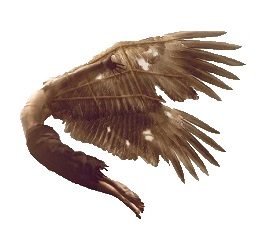
#> input picture npr/input.jpg, 267 x 237 px
$ python transformation.py
#> lines starting #> are read from the running program, lines starting #| are printed output that depends on the picture
#-*- coding:utf-8 -*-
import numpy as np
#from Utility import *
from skimage import io
from skimage.transform import rotate
from skimage.transform import rescale
import matplotlib.pyplot as plt
'''
先读了一张图片，当做一个segment来测试
'''
im=io.imread('input.jpg')
#> im is the input picture: shape (237, 267, 3); mean R, G, B 206.2, 195.4, 189.4
height=im.shape[0]
#> height = 237
width=im.shape[1]
#> width = 267
out=np.ndarray(shape=5)
i=0
for row in range(height):
    for col in range(width):
        pix=np.ndarray(shape=5, dtype = int)
        pix[0:3]=im[row][col]
        pix[3:5]=[col,row]
        if not(pix[0]>=245 and pix[1]>=245 and pix[2]>=245):
            i=i+1
            if i==1:
                out={(col,row):pix[0:3]}
            else:
                out[(col,row)]=pix[0:3]
#> after the loop, i = 22560

def findscale(out):
    i=len(out)
    xmax=0
    ymax=0
    xmin=999999999
    ymin=999999999
    for k in out:
        if k[0]>xmax :
            xmax=k[0]
        if k[0]<xmin :
            xmin=k[0]
        if k[1]>ymax :
            ymax=k[1]
        if k[1]<ymin :
            ymin=k[1]
    height=ymax-ymin+1
    width=xmax-xmin+1
    height=int(height)
    width=int(width)
    return height,width,xmin,ymin
'''
print 功能：
输入out是像素点（5维）的list
如果canvas=None, 就用最小的框框定并显示所有像素点
如果canvas=[x,y],就会在[x,y]的范围内显示所有像素点。注意：像素点不能超出x,y的范围，否则会报错。None则没有这个问题
'''
def segprint(out,canvas=None):
    z=0
    if canvas is None:
        height,width,xmin,ymin=findscale(out)
    else:
        height=canvas[0]
        width=canvas[1]
    height=int(height)
    width=int(width)
    result=np.empty((height,width,3))
    row =0
    col =0
    for row in range(height):
        for col in range(width):
            result[row][col][0]=255#这三个是画布底色，可调
            result[row][col][1]=0
            result[row][col][2]=255
    for k in out:
        if canvas==None:
            x=k[0]-xmin
            y=k[1]-ymin
        else:
            x=k[0]
            y=k[1]
        result[y][x]=[out[k][0],out[k][1],out[k][2]]
    result=np.uint8(result)
    plt.imshow(result)
    plt.show()
'''
输入out是像素点（5维）的list
shift就是平移，x是向x轴正方形移动的像素格数，y是向y轴正方向，某一方向不移就写0。注意：移动时小心移出canvas范围
'''
def shift(out,x,y):
    i=0
    for k in out:
        i=i+1
        col=k[0]+x
        row=k[1]+y
        pix=out[k]
        if i==1:
            rout={(col,row):pix}
        else:
            rout[(col,row)]=pix
    return rout
'''
输入out是像素点（5维）的list
degree 是逆时针转动角度
centre不写时默认为几何中心，写的话就是centre=(x,y)，centre就是转动中心。同样注意不要转出画布范围
'''
def rotation(out,degree,centre=None):
    z=0
    height,width,xmin,ymin=findscale(out)
    result=np.empty((height,width,3))
    for row in range(height):
        for col in range(width):
            result[row][col][0]=255
            result[row][col][1]=255
            result[row][col][2]=255

    z =0

    for key in out:
        x=key[0]-xmin
        y=key[1]-ymin
        result[y][x]=[out[key][0],out[key][1],out[key][2]]
    result=np.uint8(result)
    if centre==None:
        result=rotate(result,degree,order=4,resize=True)
    else:
        result=rotate(result,degree,center=centre,order=4,resize=True)
    result=result*255
    result=np.uint8(result)
    rout=np.ndarray(shape=5)
    i=0
    height=result.shape[0]
    width=result.shape[1]
    for row in range(height):
        for col in range(width):
            pix=np.ndarray(shape=5, dtype = int)
            pix[0:3]=result[row][col]
            pix[3:5]=[col,row]
            if not((pix[0]>=250 and pix[1]>=250 and pix[2]>=250)or(pix[0]<=5 and pix[1]<=5 and pix[1]<=5)):
                i=i+1
                if i==1:
                    rout={(col,row):pix[0:3]}
                else:
                    rout[(col,row)]=pix[0:3]

    return rout
'''
输入out是像素点（5维）的list
n是缩放比率，比如0.8，比如1.3
缩放以几何中心为基准
'''

# [46 lines left out: function rescaling, not called in this run]


if __name__=="__main__":
    segprint(out,canvas=[500,500])
#> the loop in segprint, `for k in out:` made 22560 passes
#> (x, y) on passes 1 to 12: (181, 30), (182, 30), (183, 30), (184, 30), (185, 30), (186, 30), (187, 30), (188, 30), (189, 30), (190, 30), (191, 30), (192, 30)
#> x on pass 100: 174
#> after the loop in segprint, `for k in out:`:
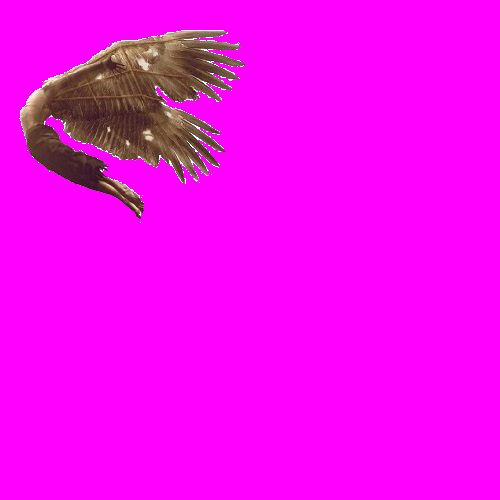
#> result: shape (500, 500, 3) float64; mean of channels 0, 1, 2 242.7, 7.9, 238.5; drawn as R, G, B
    a=rotation(out,60)
#> the loop in findscale, `for k in out:` made 22560 passes
#> (xmax, xmin, ymin) on pass 1: (181, 181, 30)
#> (k, xmax) on passes 2 to 7: ((182, 30), 182), ((183, 30), 183), ((184, 30), 184), ((185, 30), 185), ((186, 30), 186), ((187, 30), 187)
#> after the loop in findscale, `for k in out:`: xmax = 245; xmin = 19; ymax = 222; ymin = 30
#> in findscale, `height=ymax-ymin+1`: height = 193
#> in findscale, `width=xmax-xmin+1`: width = 227
#> in rotation, `height,width,xmin,ymin=findscale(out)`: height = 193; width = 227; xmin = 19; ymin = 30
#> after the loop in rotation, `for row in range(height):`: result: shape (193, 227, 3) float64; every value is 255
#> the loop in rotation, `for key in out:` made 22560 passes
#> (key, x, y) on passes 1 to 3: ((181, 30), 162, 0), ((182, 30), 163, 0), ((183, 30), 164, 0)
#> after the loop in rotation, `for key in out:`:
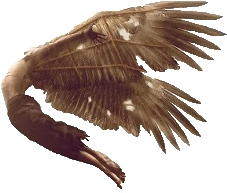
#> result: shape (193, 227, 3) float64; mean of channels 0, 1, 2 184.7, 169, 160.7; drawn as R, G, B
#> in rotation, `result=rotate(result,degree,order=4,resize=True)`:
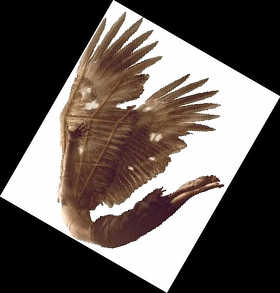
#> result: shape (293, 280, 3) float64; mean of channels 0, 1, 2 0.386, 0.353, 0.336; drawn as R, G, B
#> after the loop in rotation, `for row in range(height):`: i = 24750
#> a = 24750 items
    a=shift(a,100,100)
#> the loop in shift, `for k in out:` made 24750 passes
#> (k, col, row) on pass 1: ((110, 0), 210, 100)
#> (k, col, row, pix) on passes 2 to 7: ((112, 0), 212, 100, [29, 29, 29]), ((114, 0), 214, 100, [131, 131, 131]), ((118, 0), 218, 100, [10, 10, 10]), ((112, 1), 212, 101, [160, 160, 160]), ((115, 1), 215, 101, [231, 231, 231]), ((116, 1), 216, 101, [86, 86, 86])
    segprint(a,canvas=[500,500])
#> the loop in segprint (call 2), `for k in out:` made 24750 passes
#> k on passes 1 to 3: (210, 100), (212, 100), (214, 100)
#> after the loop in segprint (call 2), `for k in out:`:
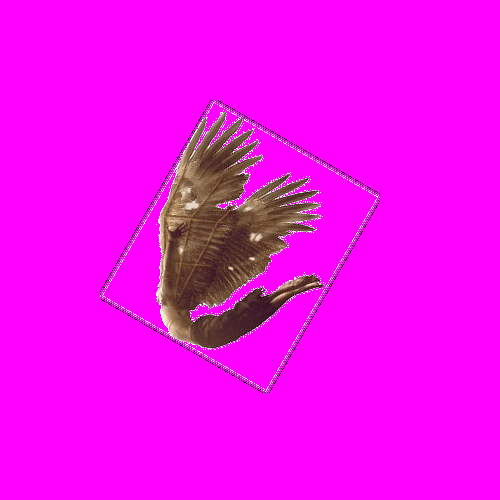
#> result: shape (500, 500, 3) float64; mean of channels 0, 1, 2 241.7, 9.2, 237.5; drawn as R, G, B

$ run again, with npr/ball.jpg copied over npr/input.jpg
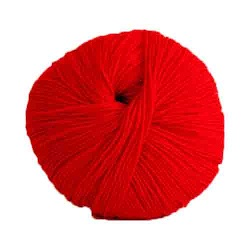
#> input picture npr/ball.jpg, 250 x 250 px
#> im is the input picture: shape (250, 250, 3); mean R, G, B 227.9, 135.1, 136.8
#> after the loop `for row in range(height):`: i = 31004
#> the loop in segprint, `for k in out:` made 31004 passes
#> (x, y) on passes 1 to 8: (128, 24), (129, 24), (130, 24), (145, 24), (148, 24), (149, 24), (128, 25), (129, 25)
#> the loop in findscale, `for k in out:` made 31004 passes
#> (xmax, xmin, ymax, ymin) on pass 1: (128, 128, 24, 24)
#> after the loop in findscale, `for k in out:`: xmax = 227; xmin = 24; ymax = 223; ymin = 24
#> in findscale, `height=ymax-ymin+1`: height = 200
#> in findscale, `width=xmax-xmin+1`: width = 204
#> in rotation, `height,width,xmin,ymin=findscale(out)`: height = 200; width = 204; xmin = 24
#> the loop in rotation, `for key in out:` made 31004 passes
#> (key, x, y) on passes 1 to 3: ((128, 24), 104, 0), ((129, 24), 105, 0), ((130, 24), 106, 0)
#> in rotation, `result=rotate(result,degree,order=4,resize=True)`:
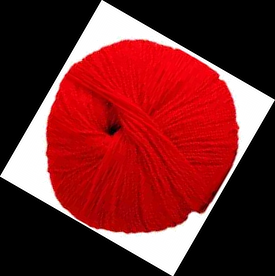
#> result: shape (276, 275, 3) float64; mean of channels 0, 1, 2 0.45, 0.151, 0.156; drawn as R, G, B
#> after the loop in rotation, `for row in range(height):`: i = 32808
#> a = 32808 items
#> the loop in shift, `for k in out:` made 32808 passes
#> (k, col, row) on pass 1: ((99, 0), 199, 100)
#> the loop in segprint (call 2), `for k in out:` made 32808 passes
#> k on passes 1 to 3: (199, 100), (201, 100), (202, 100)
#> after the loop in segprint (call 2), `for k in out:`:
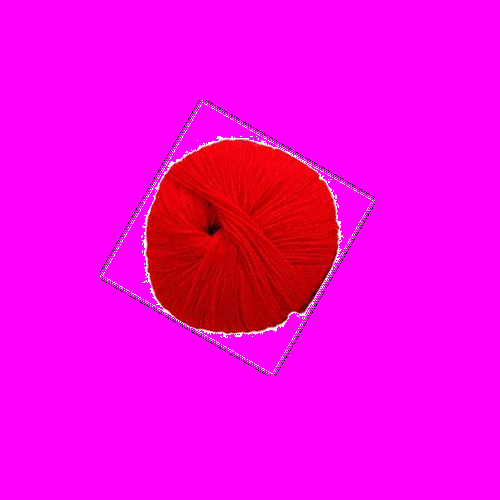
#> result: shape (500, 500, 3) float64; mean of channels 0, 1, 2 247.3, 2.6, 224.6; drawn as R, G, B
